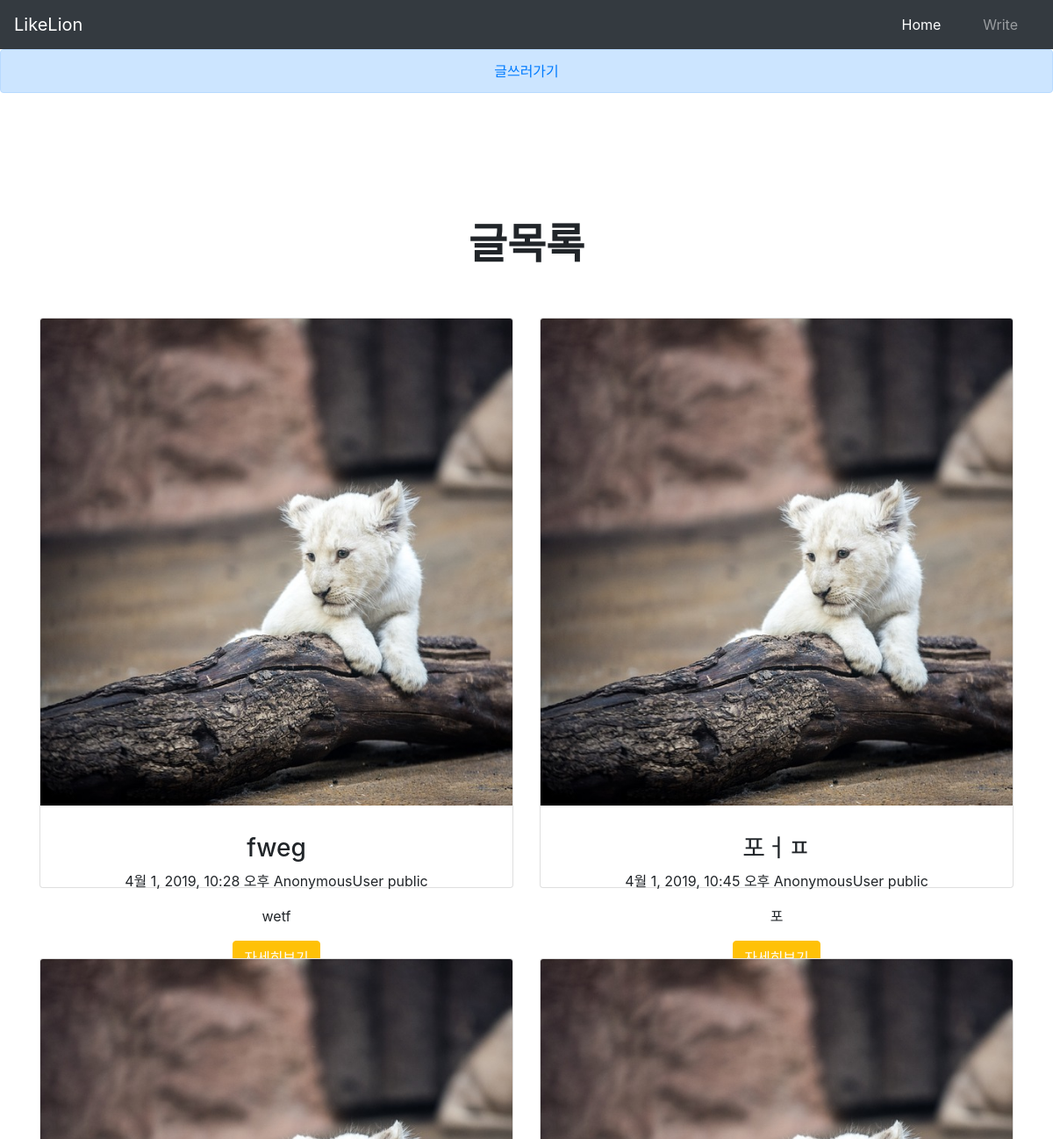
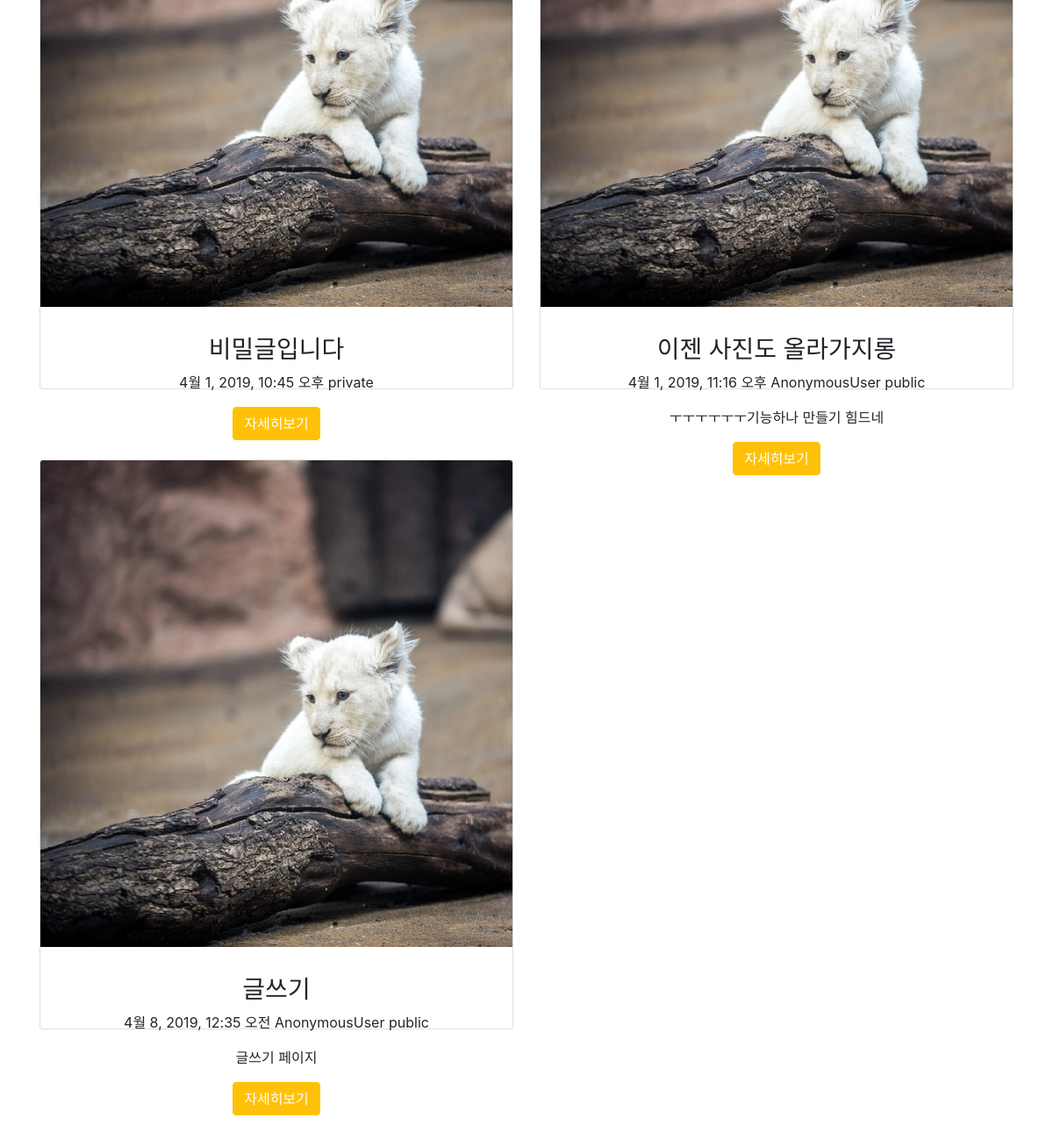
The page / on the database its author committed (2 pictures, top to bottom).
### blog/models.py (models this page shows)
class Post(models.Model):
    title = models.CharField(max_length=100)
    writer = models.TextField()
    pub_date = models.DateTimeField(default=timezone.now())
    body = models.TextField()
    category = models.CharField(max_length=100)
    image = models.ImageField(upload_to = 'images/', blank = True)

### blog/views.py (the view)
# urls.py: 2. Add a URL to urlpatterns:  url(r'^$', views.home, name='home')
def home(request):
    posts = Post.objects.all
    return render(request, 'blog/home.html', {'posts' : posts})

### blog/templates/blog/home.html
{% extends 'blog/base.html' %}
{% load static %}
{% block content %}
<section class='writing'>
  <div class="alert alert-primary" role="alert">
    <a class = 'goandwrite' href="{% url 'new' %}">글쓰러가기</a>
  </div>
</section>
<section class='clubs'>
  <header class='club_header'>
    <h1 class='club_title'>
      <span class='club_category'>글목록</span>
    </h1>
  </header>
  <div class='container'>
      <div class='row'>
        {% for post in posts %}
          <div class='col-lg-6 col-sm-12'>
            <div class="card">
              <img src="{% static 'blog/images/babylion.jpg' %}" class="card-img-top" alt="">
              <div class="card-body">
                {% if post.category == 'public' %}
                  <h5 class="card-title">
                    <h3>{{post.title}}</h3>
                  </h5>
                  <p class="card-text">
                    {{post.pub_date}} {{post.writer}}
                    {{post.category}}
                    {{post.body|linebreaks}}
                  </p>
                  <a href="{% url 'post_detail' index=post.pk %}" class="btn btn-warning text-white">자세히보기</a>
                {% else %}
                  <h5 class='card-title'>
                    <h3> 비밀글입니다 </h3>
                  </h5>
                  <p class='card-text'>
                    {{post.pub_date}}
                    {{post.category}}
                  </p>
                  <a href = "{% url 'post_detail' index=post.pk %}" class="btn btn-warning text-white">자세히보기</a>
                {% endif %}
              </div>
            </div>
          </div>
        {% endfor %}
      </div>
    </div>
</section>
{% endblock %}

### blog/templates/blog/base.html (shortened to what this page needs)
{%load static%}
<!doctype html>
<html lang="en">
  <head>
    <link rel="stylesheet" href="https://stackpath.bootstrapcdn.com/bootstrap/4.3.1/css/bootstrap.min.css">
    <link rel="stylesheet" type='text/css' href = "{% static 'blog/css/style.css' %}" />
  </head>
  <body>
      <header class = 'header'>
         <nav class="navbar navbar-expand-lg navbar-dark bg-dark">
              <a class="navbar-brand" href="#">LikeLion</a>
              <div class="collapse navbar-collapse justify-content-end" id="navbarNav">
                <ul class="navbar-nav">
                  <li class="nav-item active">
                    <a class="nav-link px-lg-4" href="{% url 'home' %}">Home <span class="sr-only">(current)</span></a>
                  </li>
                  <li class="nav-item">
                    <a class="nav-link px-lg-4" href="{% url 'new' %}">Write</a>
                  </li>
                </ul>
              </div>
            </nav>
        </header>
        {%block content%}
        {%endblock%}
  </body>
</html>

### blog/static/blog/css/style.css (style rules this page uses)
.card { height: 650px; margin: 40px 0px; }
.clubs { padding: 120px 0; text-align: center; }
.club_title { font-size: 2.5rem; line-height: 1.5; }
.club_category { display: block; font-size: 3rem; font-weight: 700; line-height: 1.5; }
.writing { text-align: center; }

### rows shown on the page
Post: title "fweg", pub_date "4월 1, 2019, 10:28 오후", writer "AnonymousUser", category "public", body "wetf"
Post: title "포ㅓㅍ", pub_date "4월 1, 2019, 10:45 오후", writer "AnonymousUser", category "public", body "포"
Post: pub_date "4월 1, 2019, 10:45 오후", category "private"
Post: title "이젠 사진도 올라가지롱", pub_date "4월 1, 2019, 11:16 오후", writer "AnonymousUser", category "public", body "ㅜㅜㅜㅜㅜㅜ기능하나 만들기 힘드네"
Post: title "글쓰기", pub_date "4월 8, 2019, 12:35 오전", writer "AnonymousUser", category "public", body "글쓰기 페이지"
